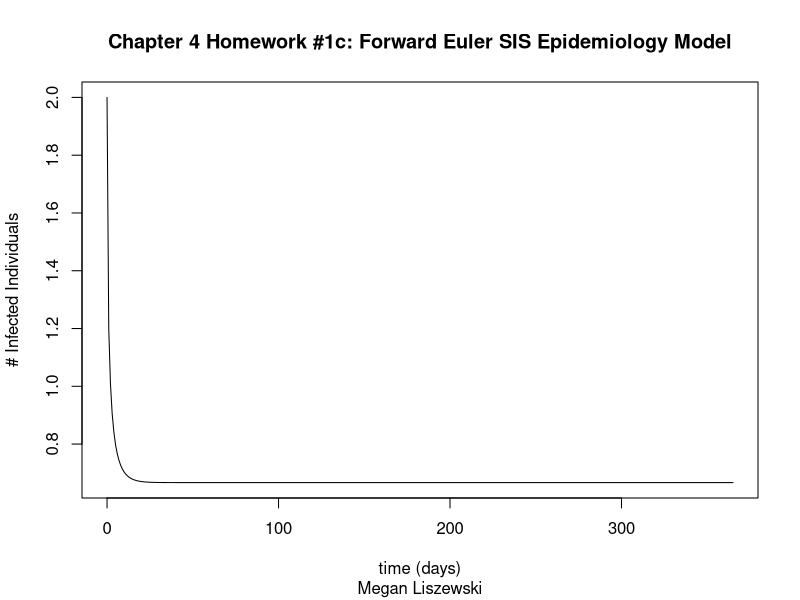
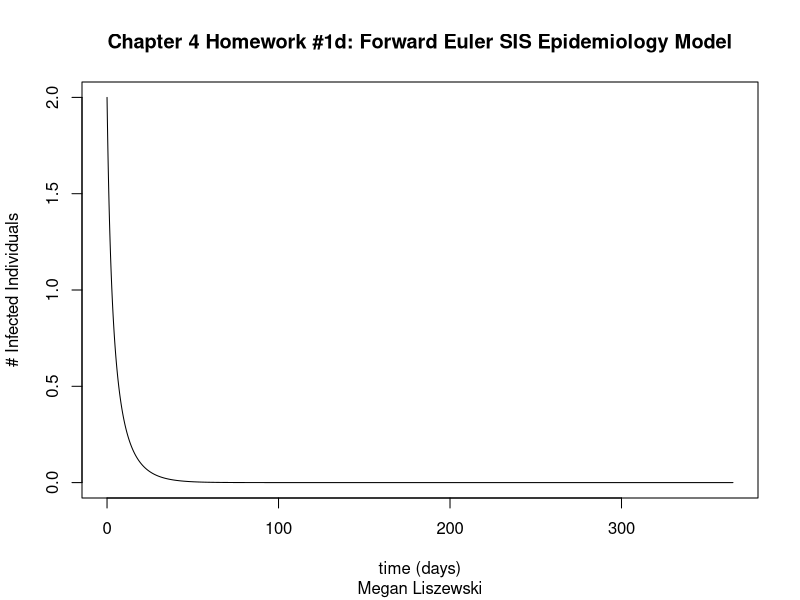
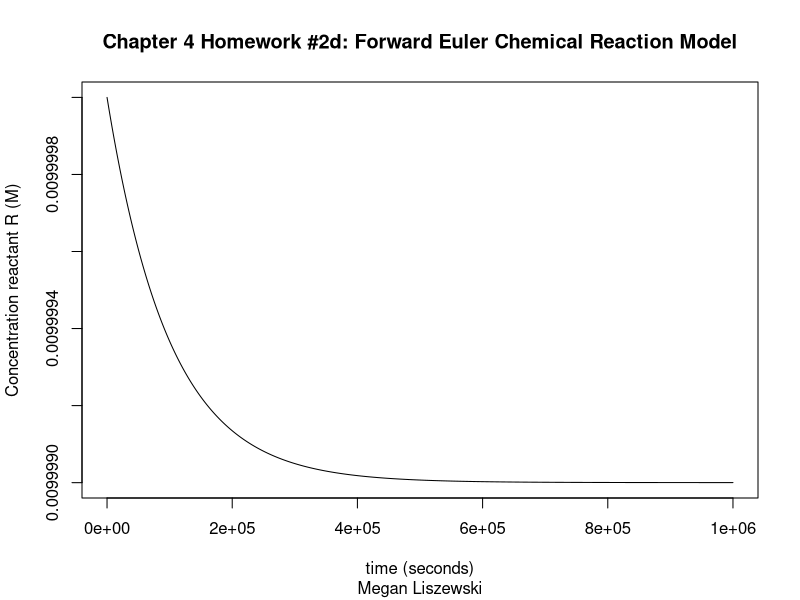
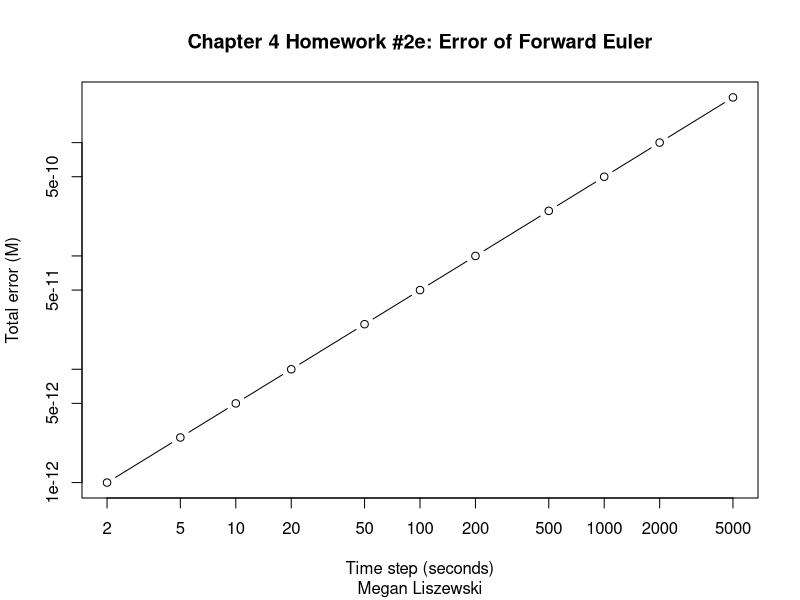
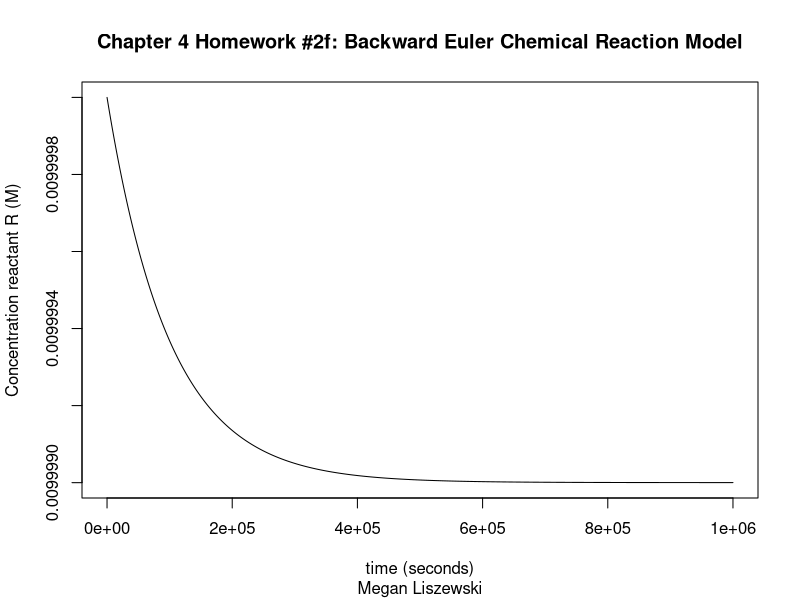
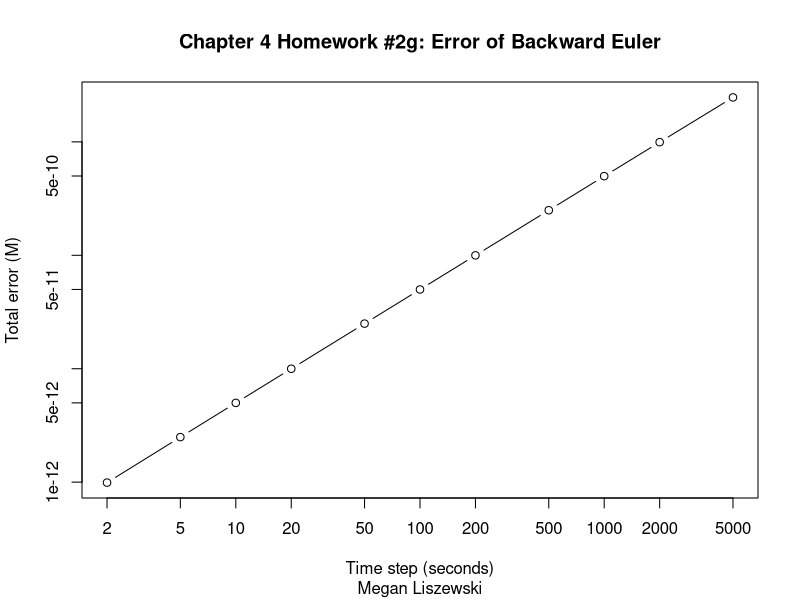

The R script that drew these images, in order:
#!/usr/bin/env r
# encoding: utf-8
# 
# name: Megan Liszewski
# assignment: Chapter 4
# date: 11/20/09
# filename: Liszewski_Chapter4.r
#############################################################################

#/--#########################################################################
# name: Megan Liszewski
# assignment: Chapter 4
# date: 11/20/09
# question: 1
# subquestion: a&b
# other files: see handwritten work
##########################################################################/--

#/--#########################################################################
# name: Megan Liszewski
# assignment: Chapter 4
# date: 11/20/09
# question: 1
# subquestion: c
# other files: Liszewski_Chap4_1c_plot.pdf
##########################################################################/--


f <- function(I,t) {
	return (b*(N-I)*I-g*I);
}
forwardEuler <- function(f, max_iter, step, I0, t0) {
	Ivals <- tvals <- numeric(length=(max_iter + 1));
	Ivals[1] <- I0;
	tvals[1] <- t0;
	for (ii in 1:max_iter) {
		Ivals[ii+1] <- Ivals[ii] + step*f(Ivals[ii],tvals[ii]);
		tvals[ii+1] <- tvals[ii] + step
	}
	return(data.frame(t=tvals, I=Ivals))
	
}
N<-1
b<-0.3
g<-0.1

step_size<-1
nSteps <- 365/step_size
feuler1 <- forwardEuler(f, nSteps, step_size, 2, 0);
t<-feuler1[1]
t<-t[,1]
I<-feuler1[2]
I<-I[,1]
plot(t,I,type='l',main='Chapter 4 Homework #1c: Forward Euler SIS Epidemiology Model',ylab= '# Infected Individuals',xlab='time (days)',sub='Megan Liszewski')

#When varying the time step, for step_size < 2.5, the system approaches 0.667. When the step_size = 2.5, the system approaches 0. With a time-step above that, the simulation no longer gives back numbers. For step_size < 1.65, there is a decline in the population that eventually reaches ~0.667. For 1.65 < step_size < 2.5, there is a dip in the population which then comes back up to approach 0.667.


#/--#########################################################################
# name: Megan Liszewski
# assignment: Chapter 4
# date: 11/20/09
# question: 1
# subquestion: d
# other files: Liszewski_Chap4_1d_plot.pdf
##########################################################################/--

quartz()
f <- function(I,t) {
	return (b*(N-I)*I-g*I);
}
forwardEuler <- function(f, max_iter, step, I0, t0) {
	Ivals <- tvals <- numeric(length=(max_iter + 1));
	Ivals[1] <- I0;
	tvals[1] <- t0;
	for (ii in 1:max_iter) {
		Ivals[ii+1] <- Ivals[ii] + step*f(Ivals[ii],tvals[ii]);
		tvals[ii+1] <- tvals[ii] + step
	}
	return(data.frame(t=tvals, I=Ivals))
	
}
N<-1
b<-0.1
g<-0.2

step_size<-0.1
nSteps <- 365/step_size
feuler1 <- forwardEuler(f, nSteps, step_size, 2, 0);
t<-feuler1[1]
t<-t[,1]
I<-feuler1[2]
I<-I[,1]
plot(t,I,type='l',main='Chapter 4 Homework #1d: Forward Euler SIS Epidemiology Model',ylab= '# Infected Individuals',xlab='time (days)',sub='Megan Liszewski')

#When varying the time step, for step_size < 5, the system approaches 0. When the step_size = 5, the system goes negative and then stays there. With a time-step above that, the simulation no longer gives back numbers. For step_size < 3.33, there is a decline in the population that eventually reaches ~0. For 3.33 < step_size < 5, there is a dip in the population which then comes back up to approach 0. However, this dip goes below zero which is not possible because there cannot be a negative population size.

#/--#########################################################################
# name: Megan Liszewski
# assignment: Chapter 4
# date: 11/20/09
# question: 2
# subquestion: d
# other files: Liszewski_Chap4_2d_plot.pdf
##########################################################################/--

quartz()

f <- function(R,t) {
	return ( -(k_pos*S + k_neg)*R + k_neg*N);
}
forwardEuler <- function(f, max_iter, step, R0, t0) {
	Rvals <- tvals <- numeric(length=(max_iter + 1));
	Rvals[1] <- R0;
	tvals[1] <- t0;
	for (ii in 1:max_iter) {
		Rvals[ii+1] <- Rvals[ii] + step*f(Rvals[ii],tvals[ii]);
		tvals[ii+1] <- tvals[ii] + step
	}
	return(data.frame(t=tvals, R=Rvals))
	
}
S<-10^(-6)
k_pos <-10^(-3)
k_neg<-10^(-5)
R0<-10^(-2)
N<-10^(-2)

step_size<-500
nSteps <- 10^(6)/step_size
feuler1 <- forwardEuler(f, nSteps, step_size, R0, 0);
t<-feuler1[1]
t<-t[,1]
R<-feuler1[2]
R<-R[,1]
plot(t,R,type='l',main='Chapter 4 Homework #2d: Forward Euler Chemical Reaction Model',ylab= 'Concentration reactant R (M)',xlab='time (seconds)',sub='Megan Liszewski')

#/--#########################################################################
# name: Megan Liszewski
# assignment: Chapter 4
# date: 11/20/09
# question: 2
# subquestion: e
# other files: Liszewski_Chap4_2e_plot.pdf
##########################################################################/--

quartz()

f <- function(R,t) {
	return ( -(k_pos*S + k_neg)*R + k_neg*N);
}
forwardEuler <- function(f, max_iter, step, R0, t0) {
	Rvals <- tvals <- numeric(length=(max_iter + 1));
	Rvals[1] <- R0;
	tvals[1] <- t0;
	for (ii in 1:max_iter) {
		Rvals[ii+1] <- Rvals[ii] + step*f(Rvals[ii],tvals[ii]);
		tvals[ii+1] <- tvals[ii] + step
	}
	return(data.frame(t=tvals, R=Rvals))
	
}
S<-10^(-6)
k_pos <-10^(-3)
k_neg<-10^(-5)
R0<-10^(-2)
N<-10^(-2)

step_size<-c(2,5,10,20,50,100,200,500,1000,2000,5000)
error<-c()

for (jj in 1:length(step_size)){
nSteps <- 10^(6)/step_size[jj]
feuler1 <- forwardEuler(f, nSteps, step_size[jj], R0, 0);
t<-feuler1[1]
t<-t[,1]
R<-feuler1[2]
R<-R[,1]

R_ana<-(N*k_neg/(k_pos*S+k_neg)+N*(1-k_neg/(k_pos*S+k_neg))*exp(-(k_pos*S+k_neg)*t));
error[jj]<-mean(abs(R-R_ana))}

plot(step_size,error,log='xy',type='b',xlab='Time step (seconds)',ylab='Total error (M)',main='Chapter 4 Homework #2e: Error of Forward Euler', sub='Megan Liszewski')

slope=mean(diff(error)/diff(step_size))
cat('The slope of the Forward Euler error curve is',slope,'M/second.
')


#/--#########################################################################
# name: Megan Liszewski
# assignment: Chapter 4
# date: 11/20/09
# question: 2
# subquestion: f
# other files: Liszewski_Chap4_2f_plot.pdf
##########################################################################/--

#To model by backwards Euler, solve:
# R[i] + step*f(R[i+1]) = R[i+1]
# R[i] + step*(k_neg*N - (k_pos*S + k_neg)*R[i+1]) = R[i+1]
# R[i] + step*k_neg*N = R[i+1]*(1+ step*(k_pos*S + k_neg))

#Therefore:
# R[i+1] = (R[i] + step*k_neg*N) / (1+step*(k_pos*S + k_neg))


quartz()

f <- function(R,t) {
	return ( -(k_pos*S + k_neg)*R + k_neg*N);
}
backwardEuler <- function(f, max_iter, step, R0, t0) {
	Rvals <- tvals <- numeric(length=(max_iter + 1));
	Rvals[1] <- R0;
	tvals[1] <- t0;
	for (ii in 1:max_iter) {
		Rvals[ii+1] <- (Rvals[ii]+step*k_neg*N)/(1+step*(k_pos*S+k_neg))
		
		tvals[ii+1] <- tvals[ii] + step
	}
	return(data.frame(t=tvals, R=Rvals))
	
}
S<-10^(-6)
k_pos <-10^(-3)
k_neg<-10^(-5)
R0<-10^(-2)
N<-10^(-2)

step_size<-100
nSteps <- 10^(6)/step_size
beuler1 <- backwardEuler(f, nSteps, step_size, R0, 0);
t<-beuler1[1]
t<-t[,1]
R<-beuler1[2]
R<-R[,1]
plot(t,R,type='l',main='Chapter 4 Homework #2f: Backward Euler Chemical Reaction Model',ylab= 'Concentration reactant R (M)',xlab='time (seconds)',sub='Megan Liszewski')


#/--#########################################################################
# name: Megan Liszewski
# assignment: Chapter 4
# date: 11/20/09
# question: 2
# subquestion: g
# other files: Liszewski_Chap4_2g_plot.pdf
##########################################################################/--

quartz()

f <- function(R,t) {
	return ( -(k_pos*S + k_neg)*R + k_neg*N);
}
backwardEuler <- function(f, max_iter, step, R0, t0) {
	Rvals <- tvals <- numeric(length=(max_iter + 1));
	Rvals[1] <- R0;
	tvals[1] <- t0;
	for (ii in 1:max_iter) {
		Rvals[ii+1] <- (Rvals[ii] + step*k_neg*N)/(1+step*(k_pos*S+k_neg))
		
		tvals[ii+1] <- tvals[ii] + step
	}
	return(data.frame(t=tvals, R=Rvals))
	
}
S<-10^(-6)
k_pos <-10^(-3)
k_neg<-10^(-5)
R0<-10^(-2)
N<-10^(-2)

step_size<-c(2,5,10,20,50,100,200,500,1000,2000,5000)
error<-c()

for (jj in 1:length(step_size)){
nSteps <- 10^(6)/step_size[jj]
feuler1 <- backwardEuler(f, nSteps, step_size[jj], R0, 0);
t<-feuler1[1]
t<-t[,1]
R<-feuler1[2]
R<-R[,1]

R_ana<-(N*k_neg/(k_pos*S+k_neg)+N*(1-k_neg/(k_pos*S+k_neg))*exp(-(k_pos*S+k_neg)*t));
error[jj]<-mean(abs(R-R_ana))
}

plot(step_size,error,log='xy',type='b',xlab='Time step (seconds)',ylab='Total error (M)',main='Chapter 4 Homework #2g: Error of Backward Euler', sub='Megan Liszewski')

slope=mean(diff(error)/diff(step_size))
cat('The slope of the Backward Euler error curve is',slope,'M/second.
')
